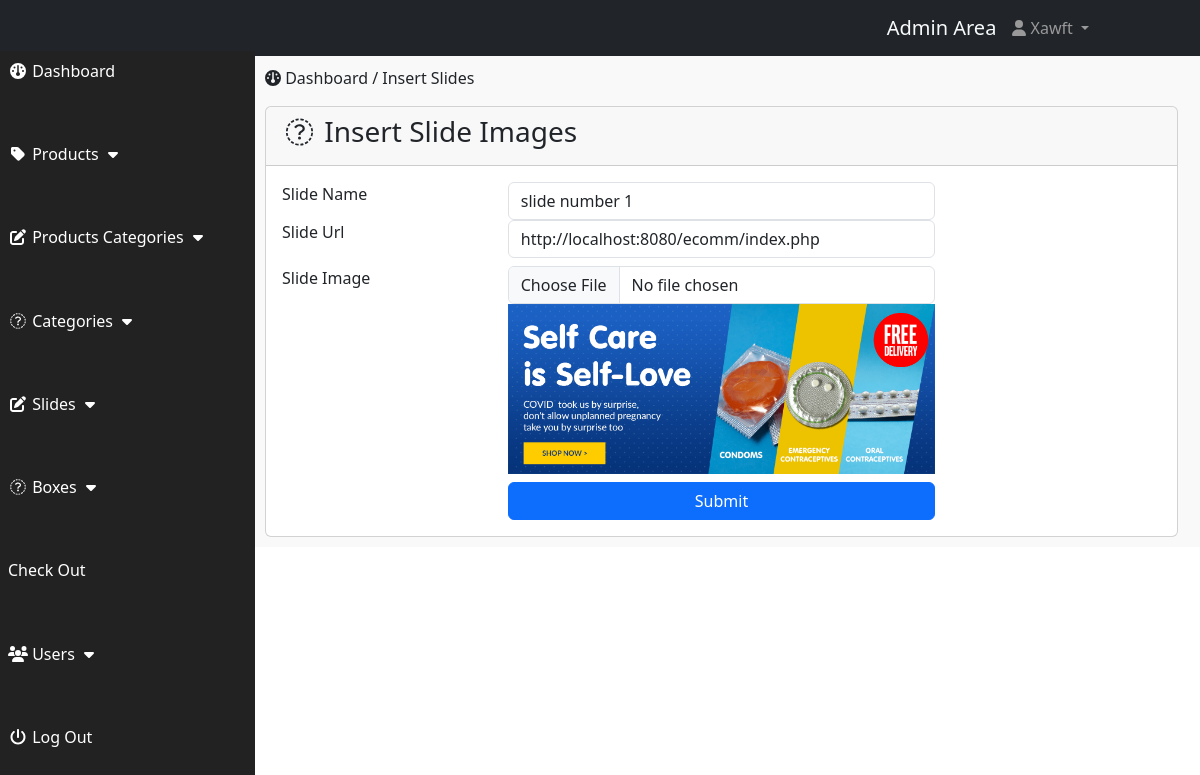
Page /includes/index.php?edit_slide=1 (signed in) on the committed database.
### tables this page shows
CREATE TABLE `slider` (
  `slide_id` int(10) NOT NULL,
  `slide_name` varchar(255) NOT NULL,
  `slide_images` text NOT NULL,
  `slide_url` varchar(255) NOT NULL
);

### includes/edit_slide.php (the view, shortened to what this page needs)
<?php
if(isset($_GET["edit_slide"])){
    $edit_id = $_GET["edit_slide"];
    $sql = "SELECT * FROM slider WHERE slide_id = '$edit_id'";
    $run = mysqli_query($conn, $sql);
    $row = mysqli_fetch_array($run);
    $slide_name = $row["slide_name"];
    $slide_url = $row["slide_url"];
    $slide_image = $row["slide_images"];
}
?>
<div class="row">
    <div class="col-lg-12">
        <ol class="breadcrumb">
            <li class="active">
                <i class="fa fa-dashboard"></i> Dashboard / Insert Slides
            </li>
        </ol>
    </div>
</div>
<div class="row">
    <div class="col-lg-12">
        <div class="card">
            <div class="card-header">
                <h3 class="card-title"><i class="fa fa-fw fa-money"></i> Insert Slide Images</h3>
            </div>
            <div class="card-body">
                <form action="edit_slide_2.php?edit_slide=<?php echo $edit_id;?>" method="post" class="form-horizontal">
                    <div class="form-group row">
                        <div class="control-label col-md-3">
                            Slide Name
</div>
                        <div class="col-md-6"><input type="text" value="<?php echo $slide_name;?>" required name="slide_name" id="" class="form-control">
                    </div>
                    </div>
                    <div class="form-group row">
                        <div class="control-label col-md-3">
                            Slide Url
</div>
                        <div class="col-md-6"><input type="text" value="<?php echo $slide_url;?>" required name="slide_url" id="" class="form-control">
                    </div>
                    </div>
                    <div class="form-group row mt-2 mb-2">
                        <div class="control-label col-md-3">
                            Slide Image
</div>
                        <div class="col-md-6"><input type="file" name="slide_images" id="" class="form-control">
                        <img src="../images/slide-images/<?php echo $slide_image;?>" alt="" class="img-fluid">
                    </div>
                    </div>
                    <div class="form-group row">
                        <div class="control-label col-md-3">
</div>
                        <div class="col-md-6"><button type="submit" style="width: 100%;" class="btn btn-primary" name="submit">Submit</button>
                    </div>
                    </div>
                </form>
            </div>
        </div>
    </div>
</div>

### includes/css/style.css (style rules this page uses)
body { margin-top: 100px; }
@media (min-width: 768px) { body { margin-top: 50px; color: red; } }

### rows in the picture
slider: slide_name "slide number 1", slide_url "http://localhost:8080/ecomm/index.php", slide_images (picture)
